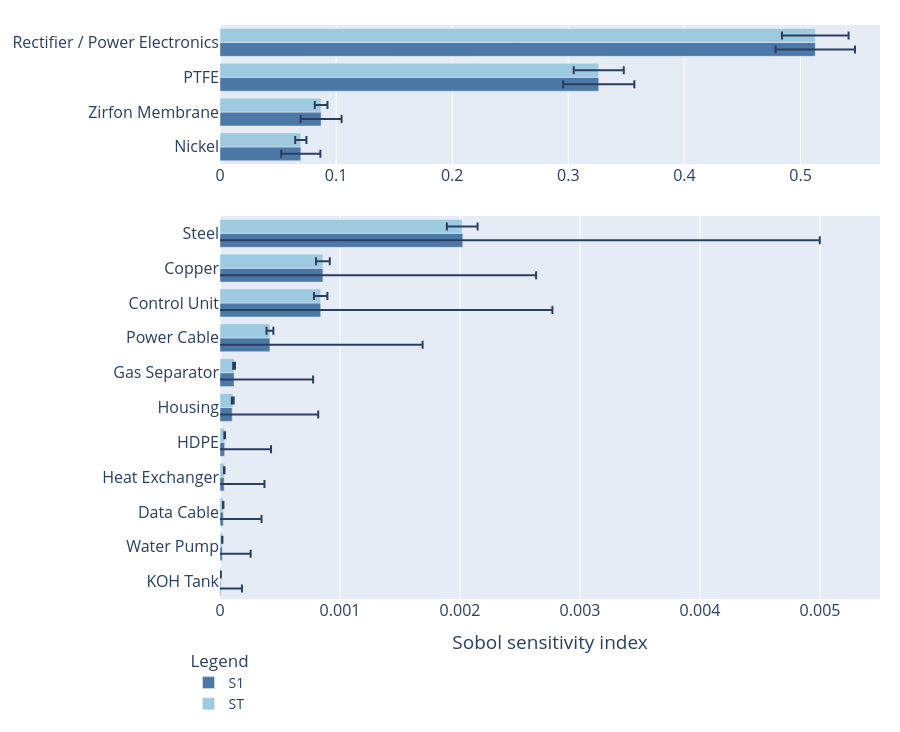
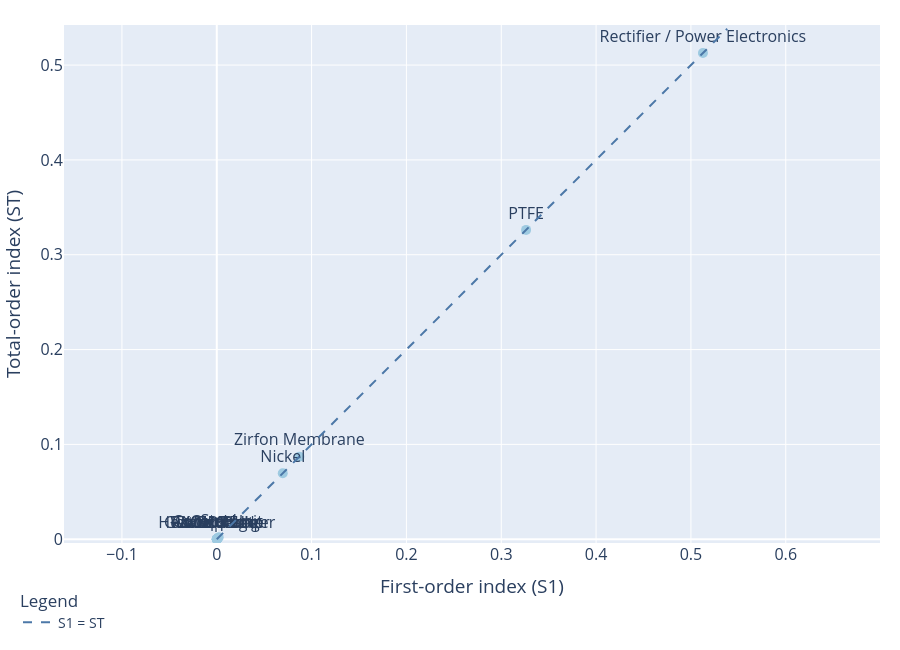
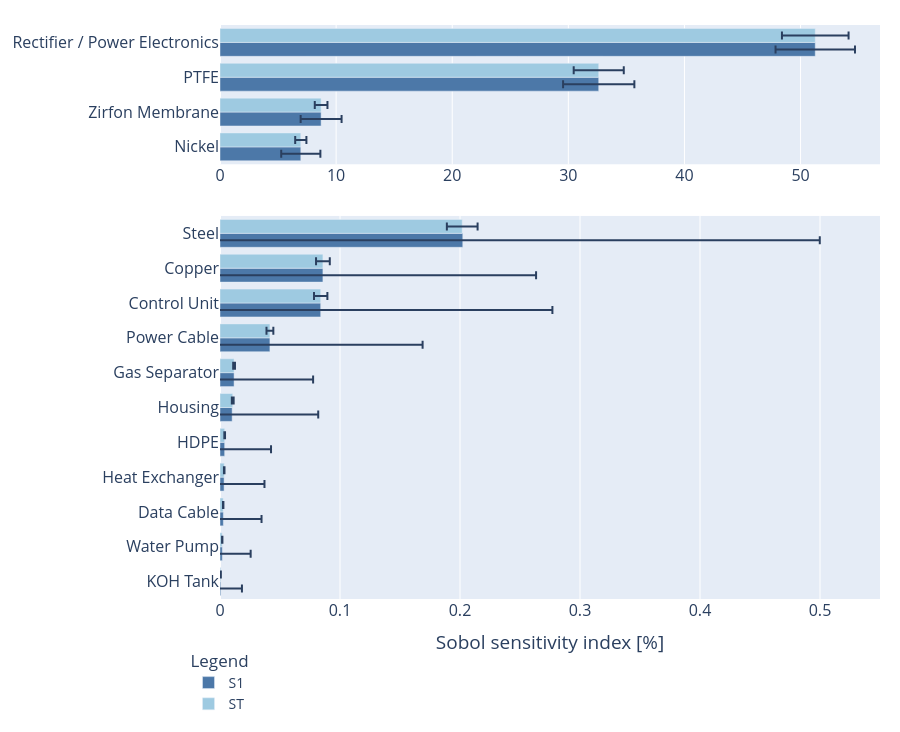

Notebook code cell kept with these figures, in order:
### Code cell
from util_plotting import plot_sobol_results

material_sobol_results, material_sobol_figures = (
    plot_sobol_results(
        material_sobol[0.20]["problem"],
        material_sobol[0.20]["Si"],
        technology="AWE",
        dominant_threshold=0.069,
        save_path="plots/awe_material_sobol"
    )
)

for fig in material_sobol_figures.values():
    fig.show()

### Figure 1 — Plotly figure (JSON) as saved in the notebook; plotly's stock layout.template omitted (floating-point values rounded to 4 significant figures)
{"data": [{"customdata": [0.01686, 0.01762, 0.0307, 0.03421], "error_x": {"array": [0.01686, 0.01762, 0.0307, 0.03421], "type": "data", "visible": true}, "hovertemplate": "%{y}<br>S1: %{customdata:.4f}<extra></extra>", "marker": {"color": "#4C78A8"}, "name": "S1", "orientation": "h", "showlegend": true, "type": "bar", "x": [0.06959, 0.08708, 0.3262, 0.5127], "xaxis": "x", "y": ["Nickel", "Zirfon Membrane", "PTFE", "Rectifier / Power Electronics"], "yaxis": "y"}, {"customdata": [0.004824, 0.005464, 0.02156, 0.02869], "error_x": {"array": [0.004824, 0.005464, 0.02156, 0.02869], "type": "data", "visible": true}, "hovertemplate": "%{y}<br>ST: %{customdata:.4f}<extra></extra>", "marker": {"color": "#9ECAE1"}, "name": "ST", "orientation": "h", "showlegend": true, "type": "bar", "x": [0.06959, 0.08708, 0.3262, 0.5127], "xaxis": "x", "y": ["Nickel", "Zirfon Membrane", "PTFE", "Rectifier / Power Electronics"], "yaxis": "y"}, {"customdata": [0.0001761, 0.0002362, 0.0003181, 0.0003365, 0.0003864, 0.0007172, 0.0006586, 0.001272, 0.001931, 0.001776, 0.002975], "error_x": {"array": [0.0001761, 0.0002362, 0.0003181, 0.0003365, 0.0003864, 0.0007172, 0.0006586, 0.001272, 0.001931, 0.001776, 0.002975], "type": "data", "visible": true}, "hovertemplate": "%{y}<br>S1: %{customdata:.4f}<extra></extra>", "marker": {"color": "#4C78A8"}, "name": "S1", "orientation": "h", "showlegend": false, "type": "bar", "x": [6.733e-06, 1.931e-05, 2.8e-05, 3.404e-05, 3.886e-05, 0.0001014, 0.0001173, 0.0004159, 0.0008391, 0.0008577, 0.002023], "xaxis": "x2", "y": ["KOH Tank", "Water Pump", "Data Cable", "Heat Exchanger", "HDPE", "Housing", "Gas Separator", "Power Cable", "Control Unit", "Copper", "Steel"], "yaxis": "y2"}, {"customdata": [4.405e-07, 1.385e-06, 1.686e-06, 2.242e-06, 2.845e-06, 7.514e-06, 7.515e-06, 2.851e-05, 5.574e-05, 5.727e-05, 0.000128], "error_x": {"array": [4.405e-07, 1.385e-06, 1.686e-06, 2.242e-06, 2.845e-06, 7.514e-06, 7.515e-06, 2.851e-05, 5.574e-05, 5.727e-05, 0.000128], "type": "data", "visible": true}, "hovertemplate": "%{y}<br>ST: %{customdata:.4f}<extra></extra>", "marker": {"color": "#9ECAE1"}, "name": "ST", "orientation": "h", "showlegend": false, "type": "bar", "x": [6.732e-06, 1.861e-05, 2.667e-05, 3.521e-05, 3.905e-05, 0.0001062, 0.0001174, 0.000416, 0.0008391, 0.0008576, 0.002019], "xaxis": "x2", "y": ["KOH Tank", "Water Pump", "Data Cable", "Heat Exchanger", "HDPE", "Housing", "Gas Separator", "Power Cable", "Control Unit", "Copper", "Steel"], "yaxis": "y2"}], "layout": {"barmode": "group", "font": {"size": 16}, "height": 732, "legend": {"font": {"size": 14}, "orientation": "v", "title": {"text": "Legend"}, "x": 0, "xanchor": "center", "y": -0.08, "yanchor": "top"}, "margin": {"b": 70, "l": 35, "r": 20, "t": 25}, "title": {}, "xaxis": {"anchor": "y", "domain": [0, 1], "range": [0, 0.5684], "title": {"text": ""}}, "xaxis2": {"anchor": "y2", "domain": [0, 1], "range": [0, 0.0055], "title": {"text": "Sobol sensitivity index"}}, "yaxis": {"anchor": "x", "domain": [0.7573, 1]}, "yaxis2": {"anchor": "x2", "domain": [0, 0.6673]}}}

### Figure 2 — Plotly figure (JSON) as saved in the notebook; plotly's stock layout.template omitted (floating-point values rounded to 4 significant figures)
{"data": [{"customdata": [[0.002975, 0.000128], [0.01686, 0.004824], [0.001776, 5.727e-05], [0.01762, 0.005464], [0.0307, 0.02156], [0.0003864, 2.845e-06], [0.001272, 2.851e-05], [0.0003181, 1.686e-06], [0.0001761, 4.405e-07], [0.0006586, 7.515e-06], [0.0003365, 2.242e-06], [0.0002362, 1.385e-06], [0.03421, 0.02869], [0.001931, 5.574e-05], [0.0007172, 7.514e-06]], "hovertemplate": "%{text}<br>S1: %{x:.4f}<br>ST: %{y:.4f}<br>S1 confidence: ±%{customdata[0]:.4f}<br>ST confidence: ±%{customdata[1]:.4f}<extra></extra>", "marker": {"color": "#9ECAE1", "size": 10}, "mode": "markers+text", "showlegend": false, "text": ["Steel", "Nickel", "Copper", "Zirfon Membrane", "PTFE", "HDPE", "Power Cable", "Data Cable", "KOH Tank", "Gas Separator", "Heat Exchanger", "Water Pump", "Rectifier / Power Electronics", "Control Unit", "Housing"], "textposition": "top center", "type": "scatter", "x": [0.002023, 0.06959, 0.0008577, 0.08708, 0.3262, 3.886e-05, 0.0004159, 2.8e-05, 6.733e-06, 0.0001173, 3.404e-05, 1.931e-05, 0.5127, 0.0008391, 0.0001014], "y": [0.002019, 0.06959, 0.0008576, 0.08708, 0.3262, 3.905e-05, 0.000416, 2.667e-05, 6.732e-06, 0.0001174, 3.521e-05, 1.861e-05, 0.5127, 0.0008391, 0.0001062]}, {"line": {"color": "#4C78A8", "dash": "dash"}, "mode": "lines", "name": "S1 = ST", "type": "scatter", "x": [0, 0.5383], "y": [0, 0.5383]}], "layout": {"font": {"size": 16}, "height": 650, "legend": {"font": {"size": 14}, "orientation": "v", "title": {"text": "Legend"}, "x": 0, "xanchor": "center", "y": -0.08, "yanchor": "top"}, "margin": {"b": 70, "l": 35, "r": 20, "t": 25}, "title": {}, "xaxis": {"range": [0, 0.5383], "title": {"text": "First-order index (S1)"}}, "yaxis": {"range": [0, 0.5383], "scaleanchor": "x", "scaleratio": 1, "title": {"text": "Total-order index (ST)"}}}}

### Figure 3 — Plotly figure (JSON) as saved in the notebook; plotly's stock layout.template omitted (floating-point values rounded to 4 significant figures)
{"data": [{"customdata": [0.01686, 0.01762, 0.0307, 0.03421], "error_x": {"array": [1.686, 1.762, 3.07, 3.421], "type": "data", "visible": true}, "hovertemplate": "%{y}<br>S1: %{customdata:.4f}<extra></extra>", "marker": {"color": "#4C78A8"}, "name": "S1", "orientation": "h", "showlegend": true, "type": "bar", "x": [6.959, 8.708, 32.62, 51.27], "xaxis": "x", "y": ["Nickel", "Zirfon Membrane", "PTFE", "Rectifier / Power Electronics"], "yaxis": "y"}, {"customdata": [0.004824, 0.005464, 0.02156, 0.02869], "error_x": {"array": [0.4824, 0.5464, 2.156, 2.869], "type": "data", "visible": true}, "hovertemplate": "%{y}<br>ST: %{customdata:.4f}<extra></extra>", "marker": {"color": "#9ECAE1"}, "name": "ST", "orientation": "h", "showlegend": true, "type": "bar", "x": [6.959, 8.708, 32.62, 51.27], "xaxis": "x", "y": ["Nickel", "Zirfon Membrane", "PTFE", "Rectifier / Power Electronics"], "yaxis": "y"}, {"customdata": [0.0001761, 0.0002362, 0.0003181, 0.0003365, 0.0003864, 0.0007172, 0.0006586, 0.001272, 0.001931, 0.001776, 0.002975], "error_x": {"array": [0.01761, 0.02362, 0.03181, 0.03365, 0.03864, 0.07172, 0.06586, 0.1272, 0.1931, 0.1776, 0.2975], "type": "data", "visible": true}, "hovertemplate": "%{y}<br>S1: %{customdata:.4f}<extra></extra>", "marker": {"color": "#4C78A8"}, "name": "S1", "orientation": "h", "showlegend": false, "type": "bar", "x": [0.0006733, 0.001931, 0.0028, 0.003404, 0.003886, 0.01014, 0.01173, 0.04159, 0.08391, 0.08577, 0.2023], "xaxis": "x2", "y": ["KOH Tank", "Water Pump", "Data Cable", "Heat Exchanger", "HDPE", "Housing", "Gas Separator", "Power Cable", "Control Unit", "Copper", "Steel"], "yaxis": "y2"}, {"customdata": [4.405e-07, 1.385e-06, 1.686e-06, 2.242e-06, 2.845e-06, 7.514e-06, 7.515e-06, 2.851e-05, 5.574e-05, 5.727e-05, 0.000128], "error_x": {"array": [4.405e-05, 0.0001385, 0.0001686, 0.0002242, 0.0002845, 0.0007514, 0.0007515, 0.002851, 0.005574, 0.005727, 0.0128], "type": "data", "visible": true}, "hovertemplate": "%{y}<br>ST: %{customdata:.4f}<extra></extra>", "marker": {"color": "#9ECAE1"}, "name": "ST", "orientation": "h", "showlegend": false, "type": "bar", "x": [0.0006732, 0.001861, 0.002667, 0.003521, 0.003905, 0.01062, 0.01174, 0.0416, 0.08391, 0.08576, 0.2019], "xaxis": "x2", "y": ["KOH Tank", "Water Pump", "Data Cable", "Heat Exchanger", "HDPE", "Housing", "Gas Separator", "Power Cable", "Control Unit", "Copper", "Steel"], "yaxis": "y2"}], "layout": {"barmode": "group", "font": {"size": 16}, "height": 732, "legend": {"font": {"size": 14}, "orientation": "v", "title": {"text": "Legend"}, "x": 0, "xanchor": "center", "y": -0.08, "yanchor": "top"}, "margin": {"b": 70, "l": 35, "r": 20, "t": 25}, "title": {}, "xaxis": {"anchor": "y", "domain": [0, 1], "range": [0, 56.84], "title": {"text": ""}}, "xaxis2": {"anchor": "y2", "domain": [0, 1], "range": [0, 0.55], "title": {"text": "Sobol sensitivity index [%]"}}, "yaxis": {"anchor": "x", "domain": [0.7573, 1]}, "yaxis2": {"anchor": "x2", "domain": [0, 0.6673]}}}
